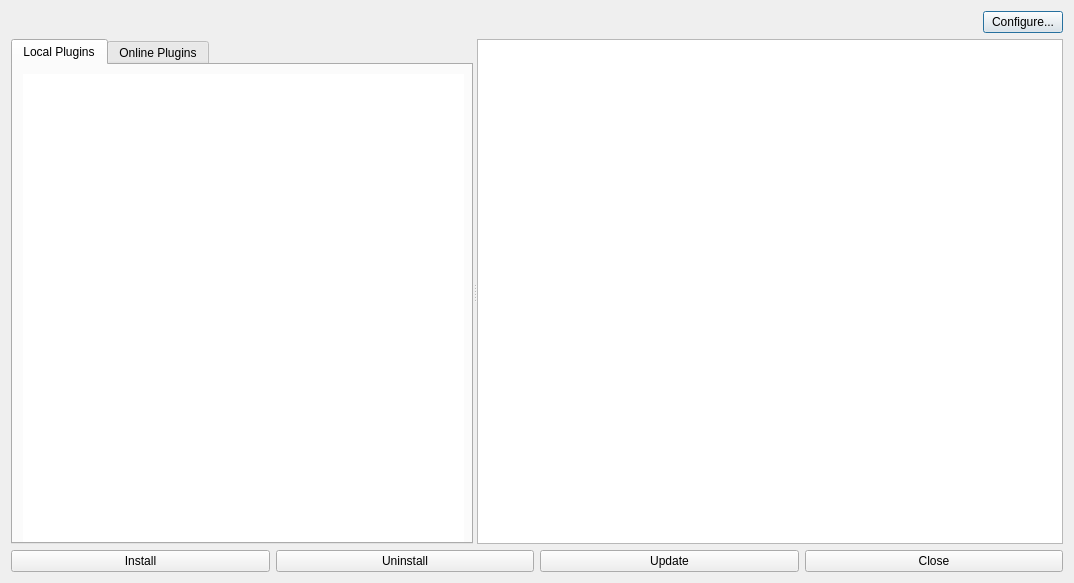
<?xml version="1.0" encoding="UTF-8"?>
<ui version="4.0">
 <class>PluginInstallerBrowser</class>
 <widget class="QDialog" name="PluginInstallerBrowser">
  <property name="geometry">
   <rect>
    <x>0</x>
    <y>0</y>
    <width>1074</width>
    <height>583</height>
   </rect>
  </property>
  <property name="windowTitle">
   <string>Dialog</string>
  </property>
  <layout class="QVBoxLayout" name="verticalLayout">
   <item>
    <layout class="QHBoxLayout" name="horizontalLayout_6">
     <item>
      <spacer name="horizontalSpacer">
       <property name="orientation">
        <enum>Qt::Horizontal</enum>
       </property>
       <property name="sizeHint" stdset="0">
        <size>
         <width>40</width>
         <height>20</height>
        </size>
       </property>
      </spacer>
     </item>
     <item>
      <widget class="QPushButton" name="pushButtonConfigure">
       <property name="text">
        <string>Configure...</string>
       </property>
      </widget>
     </item>
    </layout>
   </item>
   <item>
    <widget class="QSplitter" name="splitter">
     <property name="orientation">
      <enum>Qt::Horizontal</enum>
     </property>
     <widget class="QTabWidget" name="tabWidget">
      <property name="currentIndex">
       <number>0</number>
      </property>
      <widget class="QWidget" name="tab_Local">
       <attribute name="title">
        <string>Local Plugins</string>
       </attribute>
       <widget class="QWidget" name="verticalLayoutWidget">
        <property name="geometry">
         <rect>
          <x>10</x>
          <y>9</y>
          <width>441</width>
          <height>571</height>
         </rect>
        </property>
        <layout class="QVBoxLayout" name="verticalLayout_3">
         <item>
          <widget class="QListWidget" name="listWidgetLocalPlugin">
           <property name="frameShape">
            <enum>QFrame::NoFrame</enum>
           </property>
           <property name="movement">
            <enum>QListView::Static</enum>
           </property>
           <property name="isWrapping" stdset="0">
            <bool>true</bool>
           </property>
           <property name="resizeMode">
            <enum>QListView::Fixed</enum>
           </property>
           <property name="viewMode">
            <enum>QListView::ListMode</enum>
           </property>
          </widget>
         </item>
        </layout>
       </widget>
      </widget>
      <widget class="QWidget" name="tab_Online">
       <attribute name="title">
        <string>Online Plugins</string>
       </attribute>
       <widget class="QTableWidget" name="previewTableWidget">
        <property name="geometry">
         <rect>
          <x>0</x>
          <y>0</y>
          <width>451</width>
          <height>351</height>
         </rect>
        </property>
        <row>
         <property name="text">
          <string>1</string>
         </property>
        </row>
        <row>
         <property name="text">
          <string>2</string>
         </property>
        </row>
        <row>
         <property name="text">
          <string>3</string>
         </property>
        </row>
        <row>
         <property name="text">
          <string>4</string>
         </property>
        </row>
        <row>
         <property name="text">
          <string>5</string>
         </property>
        </row>
        <row>
         <property name="text">
          <string>6</string>
         </property>
        </row>
        <row>
         <property name="text">
          <string>7</string>
         </property>
        </row>
        <row>
         <property name="text">
          <string>8</string>
         </property>
        </row>
        <row>
         <property name="text">
          <string>9</string>
         </property>
        </row>
        <row>
         <property name="text">
          <string>11</string>
         </property>
        </row>
        <row>
         <property name="text">
          <string>12</string>
         </property>
        </row>
        <column>
         <property name="text">
          <string>1[X]</string>
         </property>
        </column>
        <column>
         <property name="text">
          <string>2[Y]</string>
         </property>
        </column>
       </widget>
      </widget>
     </widget>
     <widget class="QTextBrowser" name="textBrowser">
      <property name="tabStopDistance">
       <double>80.000000000000000</double>
      </property>
     </widget>
    </widget>
   </item>
   <item>
    <layout class="QHBoxLayout" name="horizontalLayout">
     <item>
      <widget class="QPushButton" name="pushButtonInstall">
       <property name="text">
        <string>Install</string>
       </property>
      </widget>
     </item>
     <item>
      <widget class="QPushButton" name="pushButtonUninstall">
       <property name="text">
        <string>Uninstall</string>
       </property>
      </widget>
     </item>
     <item>
      <widget class="QPushButton" name="pushButtonUpdate">
       <property name="text">
        <string>Update</string>
       </property>
      </widget>
     </item>
     <item>
      <widget class="QPushButton" name="pushButtonClose">
       <property name="text">
        <string>Close</string>
       </property>
      </widget>
     </item>
    </layout>
   </item>
  </layout>
 </widget>
 <resources/>
 <connections/>
</ui>
